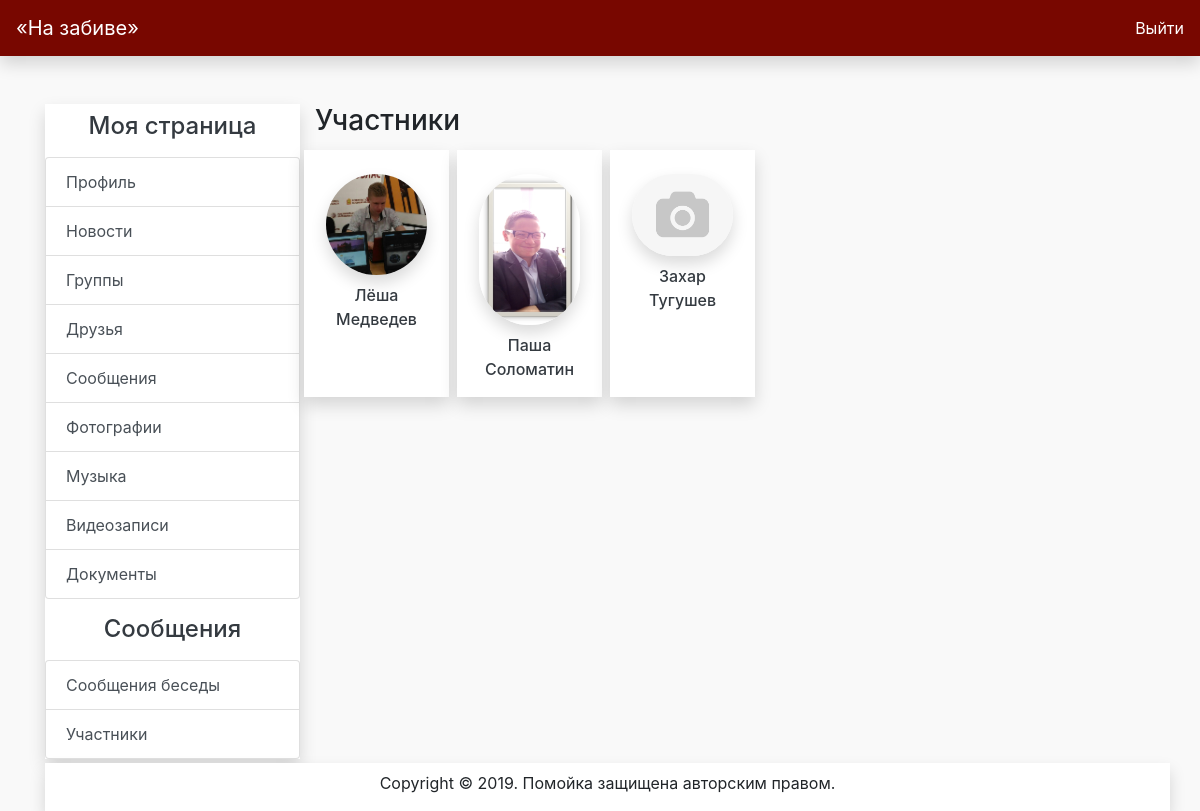
The page /chat_members/2 on the database its author committed.
### database.py (models this page shows)
class Resource(db.Model):
    id = db.Column(db.Integer, primary_key=True)
    category = db.Column(db.String(20), unique=False, nullable=False)
    path = db.Column(db.String(120), unique=True, nullable=True)
    name = db.Column(db.String(120), nullable=False)
    author = db.Column(db.Integer, nullable=False)

class User(db.Model):
    id = db.Column(db.Integer, primary_key=True)
    username = db.Column(db.String(80), unique=True, nullable=False)
    password = db.Column(db.String(80), nullable=False)
    name = db.Column(db.String(80), nullable=False)
    surname = db.Column(db.String(80), nullable=False)
    avatar = db.Column(db.Integer, nullable=False, default=1)
    time = db.Column(db.DateTime, nullable=False, default=datetime.now())

### main.py (the view)
@app.route("/chat_members/<int:id>", methods=["GET"])
def chat_members(id):
    users_id = [member.user for member in
                ChatModel().get_of(id)]
    chat_members = [UserModel().get(member) for member in users_id]
    avatars = [ResourceModel().get(user.avatar) for user in chat_members]
    render_data = {
        "dialog": ChatModel().get(id),
        "title": "Участники",
        "members": chat_members,
        "number": len(chat_members),
        "avatars": avatars,
        "page_dialog": True,
        "dialog_main_page": False
    }
    return render_template("chat_members.html", **render_data)

### database.py (called while the page is built)
    def get(self, id):
        user = User.query.filter(User.id == id).first()
        if not user:
            return
        return user

    def get(self, id):
        chat = Chat.query.filter(Chat.id == id).first()
        if not chat:
            return None
        return chat

    def get_of(self, chat):
        users = ChatMember.query.filter(ChatMember.chat == chat).all()
        return users

    def get(self, id):
        resource = Resource.query.filter(Resource.id == id).first()
        if not resource:
            return
        return resource

### templates/chat_members.html
{% extends "main.html" %}
{% block content %}
<h3>Участники</h3>
<div class="row">
    {% for i in range(number) %}
    <div class="shadow bg-white col-2 p-0 m-1 text-center">
        <div class="m-3">
            <img src="/{{avatars[i].path}}" alt="1"
                 class="avatar_middle mt-2 mb-2 shadow"/>
            <a href="/profile/{{members[i].id}}" class="h6 text-dark">{{members[i].name}}
                {{members[i].surname}}</a>
        </div>
    </div>
    {% endfor %}
</div>
{%endblock%}

### static/css/main.css (style rules this page uses)
.avatar_middle { width: 90%; border-radius: 100px; }
body { background: #f9f9f9; }

### rows shown on the page
Resource: path (picture)
User: name "Лёша", surname "Медведев"
Resource: path (picture)
User: name "Паша", surname "Соломатин"
Resource: path (placeholder picture)
User: name "Захар", surname "Тугушев"
